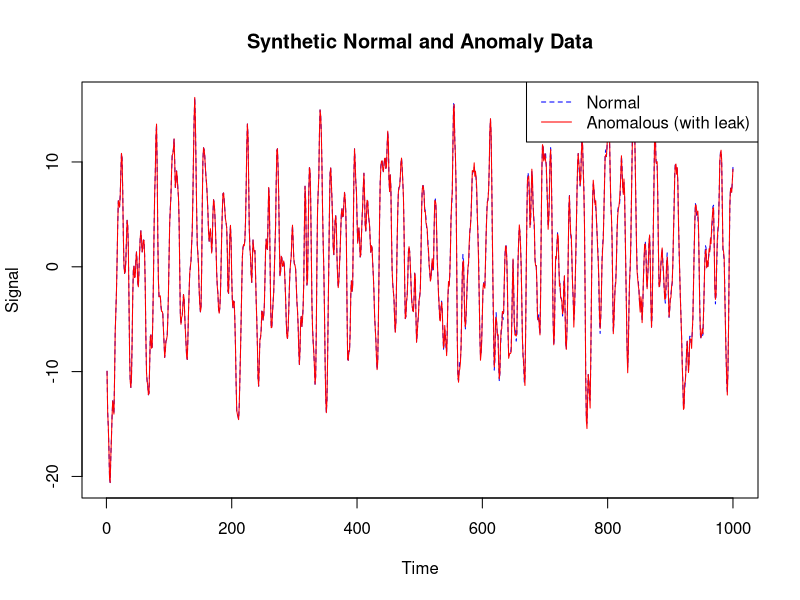

Write the R code that produced this figure.
# Set seed for reproducibility
set.seed(975)


# Define AR(6) coefficients for a "normal" stationary process
phi <- c(2.4012, -2.7882, 2.3094, -1.4980, 0.6926, -0.1981)
p <- length(phi)
n <- 1000  # total length

# Generate normal AR(6) data
normalts <- arima.sim(n = n, model = list(ar = phi), sd = 1)

# Create anomaly data by adding a leak starting at t = 500

anomalyts <- normalts
leak_start <- 500
leak_length <- n - leak_start + 1

anomalyts <- normalts
anomalyts[leak_start:n] <- anomalyts[leak_start:n] + rnorm(leak_length, mean = 0, sd = 0.3)

#Optional: plot both series
ts.plot(normalts, col = "blue", lty = 2, main = "Synthetic Normal and Anomaly Data", ylab = "Signal")
lines(anomalyts, col = "red")
legend("topright", legend = c("Normal", "Anomalous (with leak)"), col = c("blue", "red"), lty = c(2, 1))
